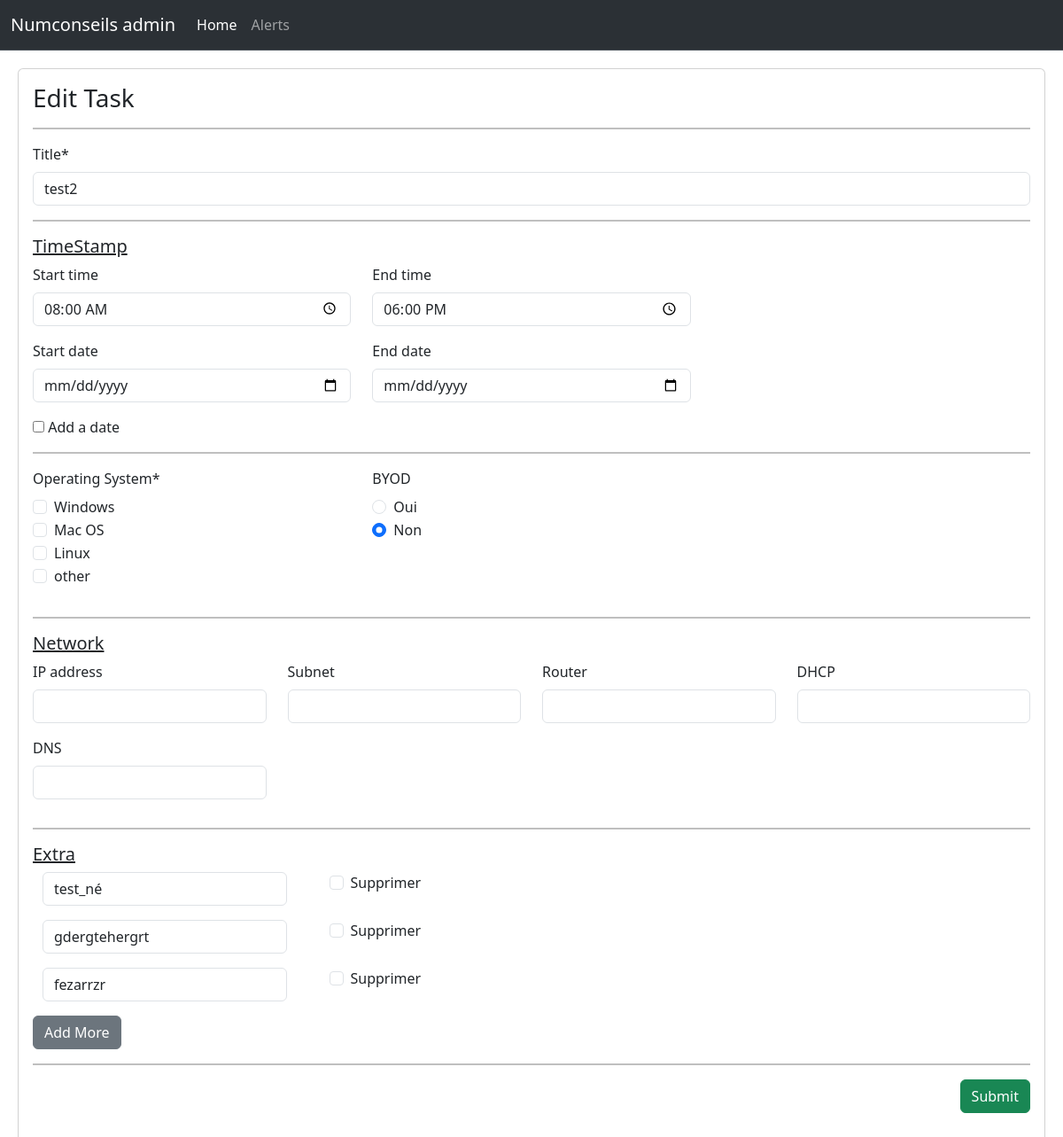
Page /2/update/ on the earlier database version.
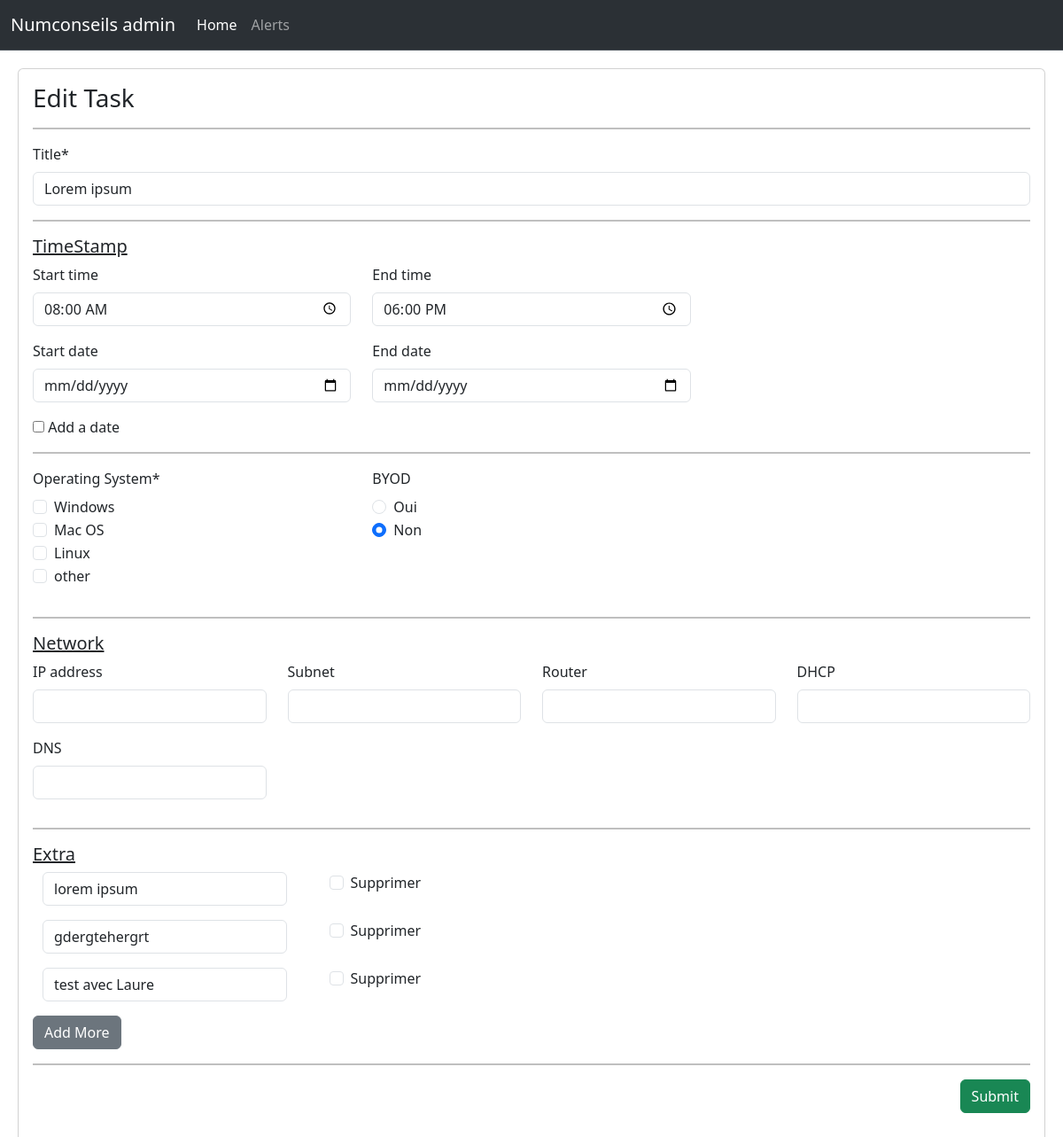
Same page on the later database version.
### filter/models.py (models this page shows, shortened)
class Filter(models.Model):
    name = models.CharField( max_length=65, unique=True)
    days = models.CharField(verbose_name="Days status", max_length=100,blank=True)
    start_time = models.TimeField(verbose_name="Start time",null=True, blank=True)
    end_time = models.TimeField(verbose_name="End time",null=True, blank=True)
    start_date = models.DateField(verbose_name="Start date",null=True, blank=True)
    end_date = models.DateField(verbose_name="End date",null=True, blank=True)
    os = models.CharField(max_length=50, blank=True)
    network = models.CharField(verbose_name='IP address', max_length=20, blank=True)
    subnet = models.CharField(verbose_name='Subnet',max_length=20, blank=True)
    router = models.CharField(verbose_name='Router', max_length=20, blank=True)
    DHCP = models.CharField(verbose_name="DHCP", max_length=20, blank=True)
    DNS = models.CharField(verbose_name="DNS", max_length=50, blank=True)
    BYOD = models.IntegerField(verbose_name="BYOD",null=True, blank=True)

### filter/views.py (the view)
# urls.py: re_path(r'^(?P<pk>\d+)/update/$', filter_update, name='filter_update'),
def filter_update(request, pk):
    task_obj = get_object_or_404(Filter, pk=pk)
    if request.method == 'POST':
        form = FilterForm(instance=task_obj, data=request.POST)
        ExtraFormset = modelformset_factory(FilterExtra, form=FilterExtraForm, extra=0)
        qs = task_obj.filterextra_set.get_queryset() #[]
        formset = ExtraFormset(data=request.POST, queryset=qs)
        if all([form.is_valid(), formset.is_valid()]):
            parent = form.save(commit=False)
            for form in formset:
                child = form.save(commit=False)
                child.filter = parent
                if form.cleaned_data.get("DELETE"):
                    print(child.pk)
                    if child.pk:
                        child.delete()
                else :
                    child.save()
            parent.save()
            print("form", form.cleaned_data)
            print("formset", formset.cleaned_data)
            return redirect(reverse("filter_detail", args=[pk,]))
    else:
        form = FilterForm(instance=task_obj)
        ExtraFormset = modelformset_factory(FilterExtra, form=FilterExtraForm, extra=0)
        qs = task_obj.filterextra_set.all()
        formset = ExtraFormset(queryset=qs)
    return render(request, "filter/filter_form.html", { "form": form, "formset":formset, "object": task_obj})

### filter/templates/filter/filter_form.html (shortened to what this page needs)
{% extends "filter/index.html" %}
{% load crispy_forms_tags %}
{% block content %}
<div class="card">
    <div class="card-body">
        <h3>{% if object %}Edit Task {% else %} Create New Rule {% endif %}</h3>
        <form action="" method="post" enctype="multipart/form-data" onkeypress="return event.keyCode != 13;">
            <hr style="border: 1px solid black;">
            {{form.name | as_crispy_field}}
            <hr style="border: 1px solid black;">
            <div>
                <h5><U> TimeStamp </U></h5>
                <div class="row">
                    <div class="col-4">{{form.start_time | as_crispy_field}}</div>
                    <div class="col-4">{{form.end_time | as_crispy_field}}</div>
                </div>
                <div class="row">
                    <div class="col-4">{{form.start_date | as_crispy_field}}</div>
                    <div class="col-4">{{form.end_date | as_crispy_field}}</div>
                </div>
                <div>
                    <label class="">
                      <input type="checkbox" id="add" onclick="add_date()" > Add a date
                    </label>
                </div>
            </div>
            <hr style="border: 1px solid black;">
            <div class="row">
                <div class="col-4"> {{form.os | as_crispy_field}}</div>
                <div class="col-4">{{form.BYOD | as_crispy_field}}</div>
            </div>
            <hr style="border: 1px solid black;">
            <h5><U> Network </U></h5>
            <div class="row">
                <div class="col-3">{{form.network | as_crispy_field}}</div>
                <div class="col-3">{{form.subnet | as_crispy_field}}</div>
                <div class="col-3">{{form.router | as_crispy_field}}</div>
                <div class="col-3">{{form.DHCP | as_crispy_field}}</div>
                <div class="col-3">{{form.DNS|as_crispy_field}}</div>
            </div>
            <hr style="border: 1px solid black;">
            <h5><U> Extra </U></h5>
            {% if formset %}
                <div id='extra-form-list' class="container text-center">
                    {% for form in formset %}
                        <div class="extra-form input-group">
                            {% for field in form.visible_fields %}
                                {% if field.name == 'DELETE' %}
                                    <div class="input-group-append mx-5">
                                        {{ field|as_crispy_field }}
                                    </div>
                                {% else %}
                                    <div class='col-3'>{{ field|as_crispy_field }} </div>
                                {% endif %}
                            {% endfor %}
                        </div>
                    {% endfor %}
                </div>
                <div>
                    <button id='add-extra' class='btn btn-secondary' type='button'>Add More</button>
                </div>
            {% endif %}
            <hr style="border: 1px solid black;">
            <div class="form-actions add-stl">
                <p><input type="submit" class="btn btn-success" value="Submit"></p>
            </div>
        </form>
    </div>
</div>
{% endblock %}

Differences in the rows shown:
changed Filter "☐ Oui ☑ Non": name "test2" → "Lorem ipsum"
Other differences:
form field field: "test_né" → "lorem ipsum"
form field field: "fezarrzr" → "test avec Laure"
